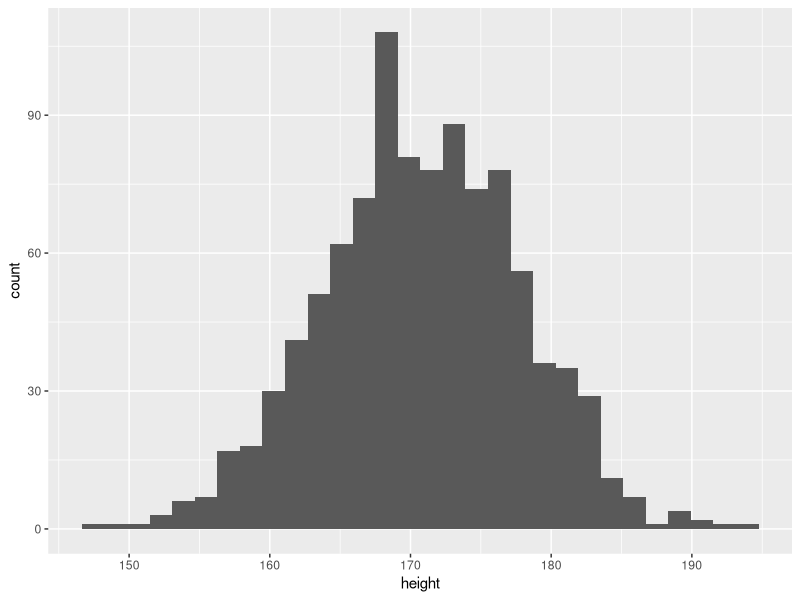
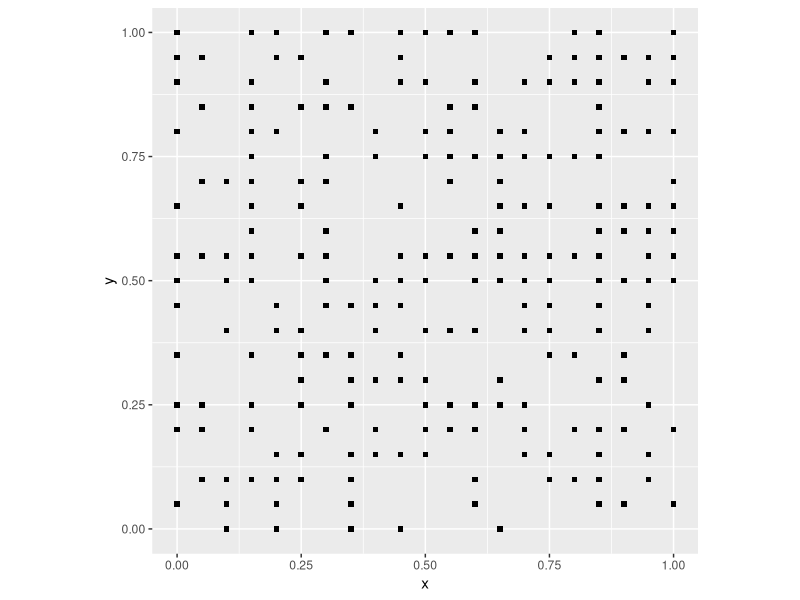
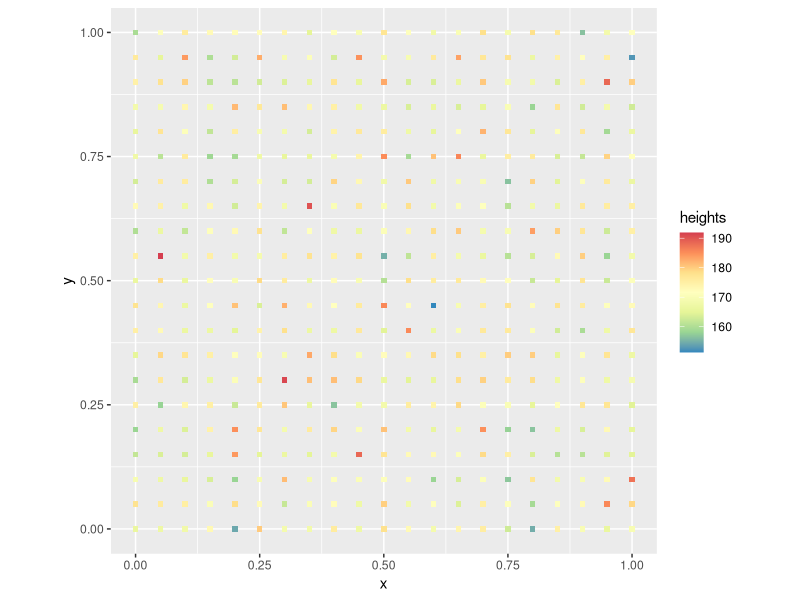
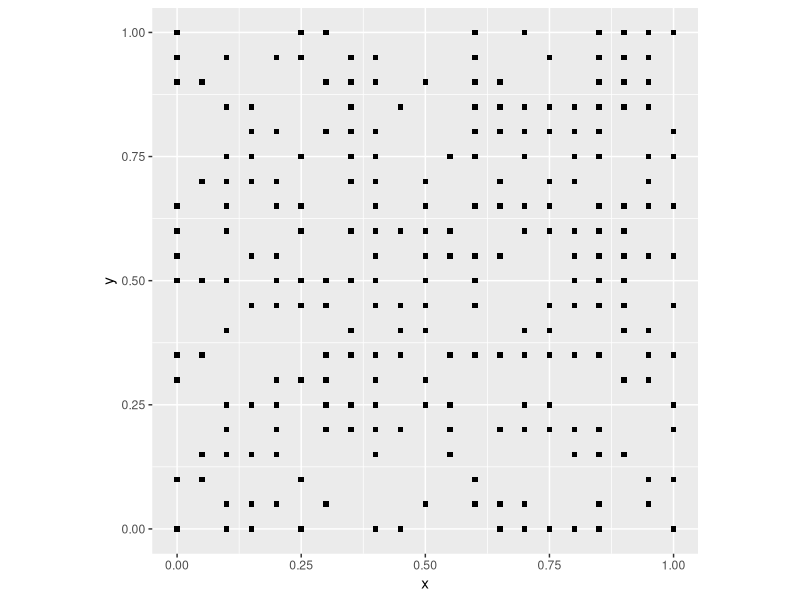
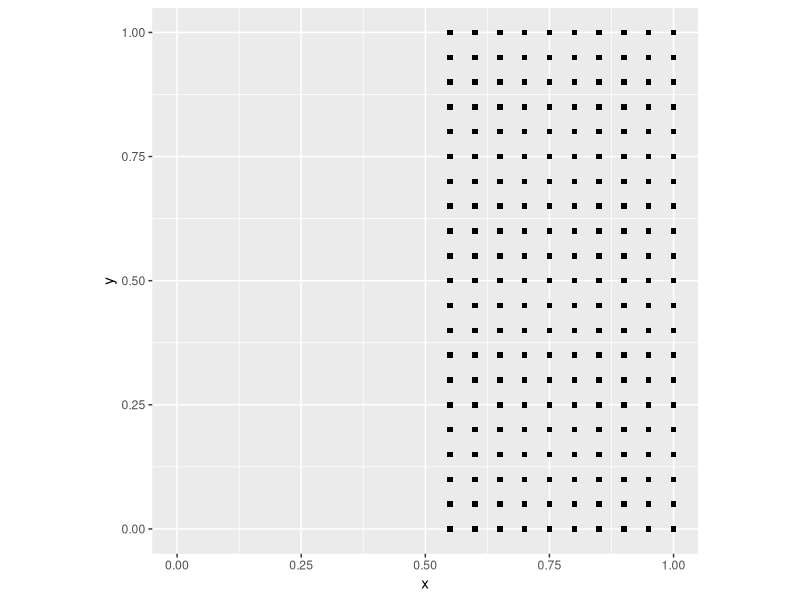
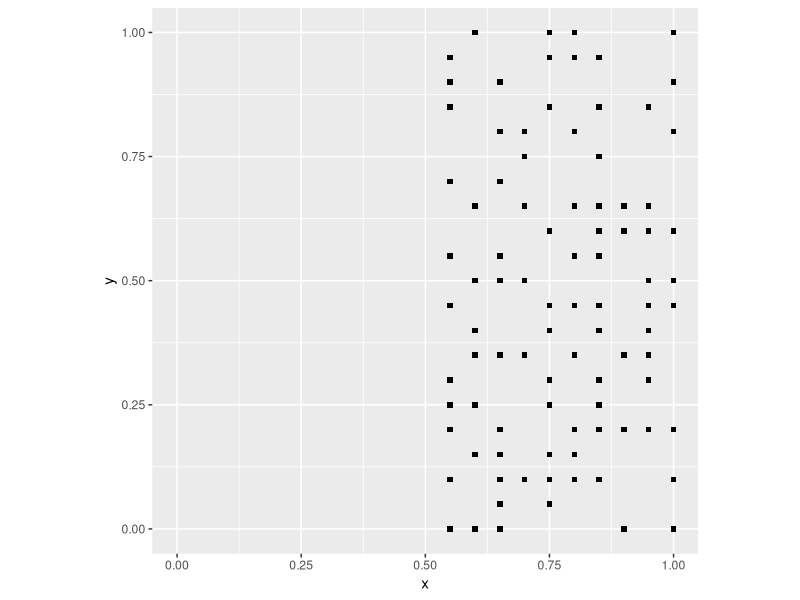
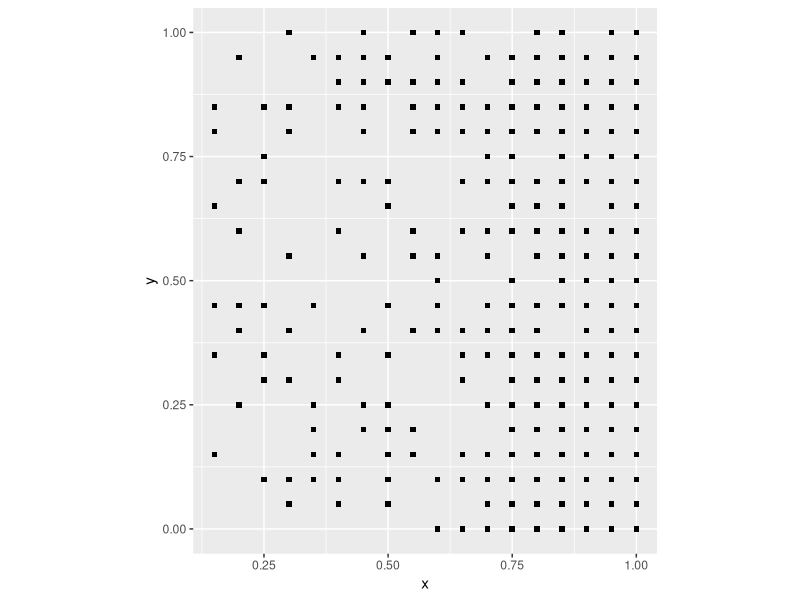
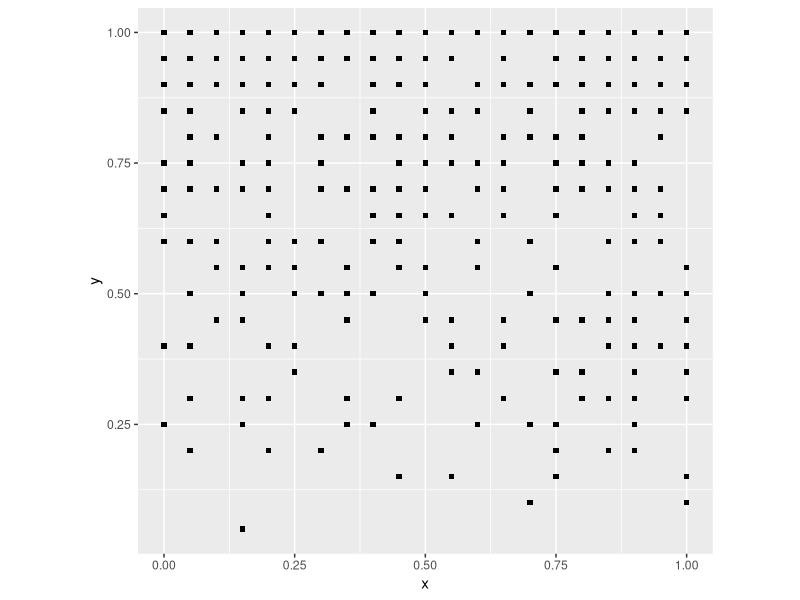

Reproduce these figures in R, in order.
## ---- chunk 1
rm(list = ls())
## ---- chunk 2
library(tidyverse)
## ---- chunk 3
rbinom(n = 1, size = 1, prob = 0.5)
## ---- chunk 4
n <- 1000 # Number of people tossing the coin one time.
coin_flips <- rbinom(n = n, size = 1, prob = 0.5)
sum(coin_flips)/n
## ---- chunk 5
rnorm(1, mean = 0, sd = 1)
## ---- chunk 6
rnorm(1, mean = 170.7, sd = 7)
## ---- chunk 7
n <- 1000
height <- rnorm(n, mean = 170.7, sd = 7)
height <- data.frame(height)
ggplot(data = height, aes(x = height)) + geom_histogram()
## ---- chunk 8
coords <- expand.grid(x = seq(from = 0, to = 1, by = 0.05),
                      y = seq(from = 0, to = 1, by = 0.05))
## ---- chunk 9
events <- rbinom(n = nrow(coords), size = 1, prob = 0.5)
## ---- chunk 10
null_pattern <- data.frame(coords, events)
## ---- chunk 11
ggplot() + 
  geom_point(data = subset(null_pattern, events == 1), aes(x = x, y = y), shape = 15) +
  coord_fixed()
## ---- chunk 12
heights <- rnorm(n = nrow(coords), mean = 170.7, sd = 7)
## ---- chunk 13
null_trend <- data.frame(coords, heights)
## ---- chunk 14
ggplot() + 
  geom_point(data = null_trend, aes(x = x, y = y, color = heights), shape = 15) +
  scale_color_distiller(palette = "Spectral") +
  coord_fixed()
## ---- chunk 15
coords <- expand.grid(x = seq(from = 0, to = 1, by = 0.05), y = seq(from = 0, to = 1, by = 0.05))
## ---- chunk 16
events <- rbinom(n = nrow(coords), size = 1, prob = 0.5)
null_pattern <- data.frame(coords, events)
ggplot() + 
  geom_point(data = subset(null_pattern, events == 1), aes(x = x, y = y), shape = 15) +
  coord_fixed()
## ---- chunk 17
deterministic_point_pattern <- coords
deterministic_point_pattern <- mutate(deterministic_point_pattern, events = round(x))
ggplot() + 
  geom_point(data = subset(deterministic_point_pattern, events == 1), aes(x = x, y = y), shape = 15) +
  xlim(0, 1) +
  coord_fixed()
## ---- chunk 18
stochastic_point_pattern <- coords
stochastic_point_pattern <- 
  mutate(stochastic_point_pattern, 
         events = round(x) - round(x) * rbinom(n = nrow(coords), size = 1, prob = 0.5))
ggplot() + 
  geom_point(data = subset(stochastic_point_pattern, events == 1), aes(x = x, y = y), shape = 15) +
  xlim(0, 1) +
  coord_fixed()
## ---- chunk 19
pattern1 <- coords
## ---- chunk 20
pattern1 <- mutate(pattern1, events = rbinom(n = nrow(pattern1), size = 1, prob = (x)))
## ---- chunk 21
ggplot() + 
  geom_point(data = subset(pattern1, events == 1), aes(x = x, y = y), shape = 15) +
  coord_fixed()
## ---- chunk 22
pattern1 <- mutate(pattern1, events = rbinom(n = nrow(pattern1), size = 1, prob = (y)))
ggplot() + 
  geom_point(data = subset(pattern1, events == 1), aes(x = x, y = y), shape = 15) +
  coord_fixed()
## ---- chunk 23
pattern1 <- mutate(pattern1, events = rbinom(n = nrow(pattern1), size = 1, prob = (x * y)))
ggplot() + 
  geom_point(data = subset(pattern1, events == 1), aes(x = x, y = y), shape = 15) +
  coord_fixed()
## ---- chunk 24
pattern1 <- coords
pattern1 <- mutate(pattern1, 
                   distance = sqrt((0.5 - x)^2 + (0.5 - y)^2), 
                   events = rbinom(n = nrow(pattern1), size = 1, prob = 1 - exp(-0.5 * distance)))
## ---- chunk 25
ggplot() + 
  geom_point(data = subset(pattern1, events == 1), aes(x = x, y = y), shape = 15) +
  coord_fixed()
## ---- chunk 26
trend1 <- coords
## ---- chunk 27
trend1 <- mutate(trend1, heights = 160 + 20 * y  + rnorm(n = nrow(pattern1), mean = 0, sd = 7))
## ---- chunk 28
ggplot() + 
  geom_point(data = trend1, aes(x = x, y = y, color = heights), shape = 15) +
  scale_color_distiller(palette = "Spectral") +
  coord_fixed()
